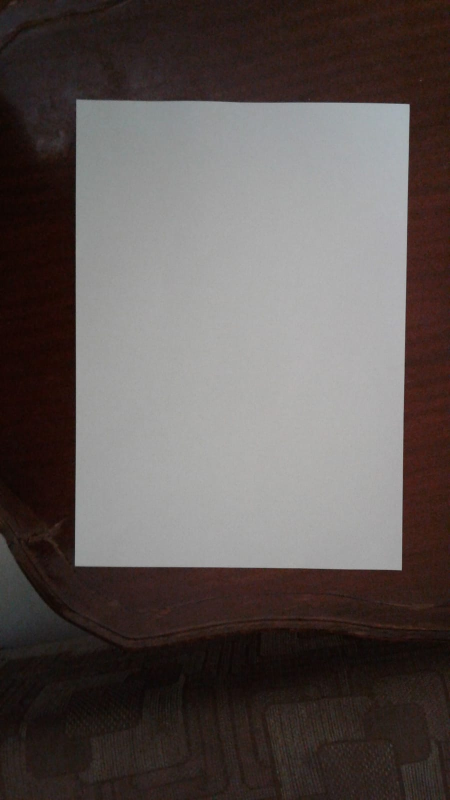
#> input picture 4.jpg, 900 x 1600 px (shown at 1/2 size)
$ python thresholding.py
#> lines starting #> are read from the running program, lines starting #| are printed output that depends on the picture; after the words box and inside, x2 and y2 are one past the last pixel; in counts of white or black regions, pixels touching at a corner belong together
import cv2

image = cv2.imread("4.jpg")
#> image is the input picture: shape (1600, 900, 3); mean B, G, R 83.4, 85.6, 93.6
ratio = image.shape[0] / 500.0
#> ratio = 3.2
orig = image.copy()
image = cv2.resize(image, (500, 800))
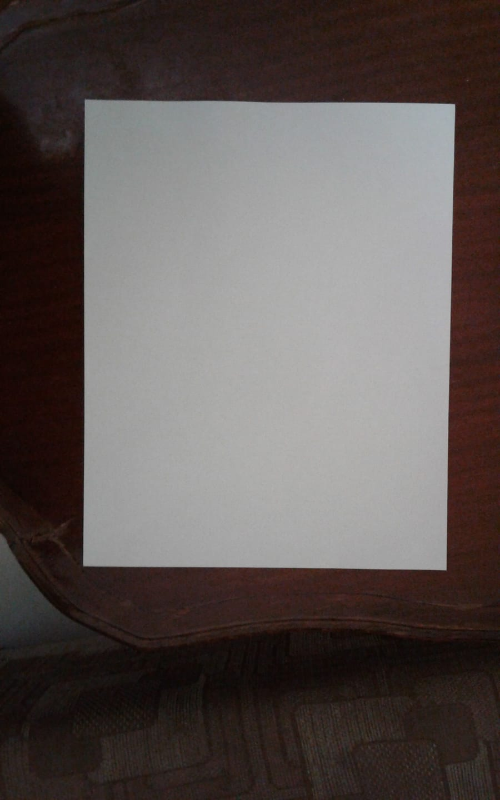
#> image: shape (800, 500, 3); mean B, G, R 83.4, 85.6, 93.7

# convert the image to grayscale, blur it, and find edges
# in the image
gray = cv2.cvtColor(image, cv2.COLOR_BGR2GRAY)
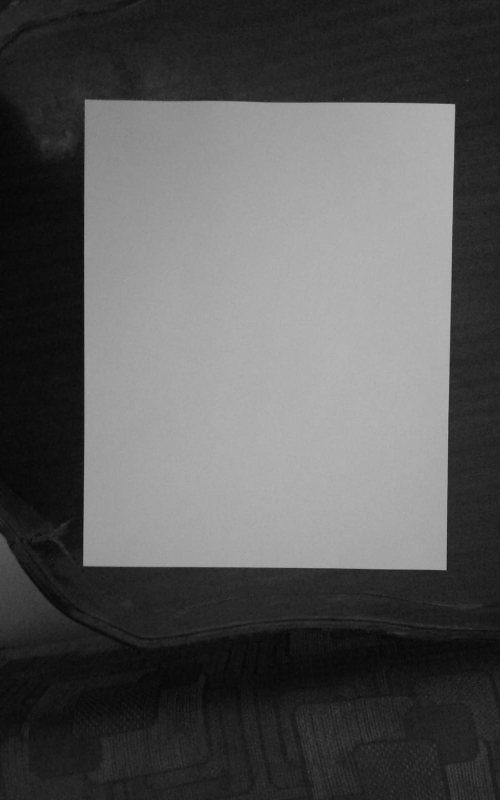
#> gray: shape (800, 500); min 5, max 181, mean 87.8
gray = cv2.GaussianBlur(gray, (5, 5), 0)
edged = cv2.Canny(gray, 75, 200)
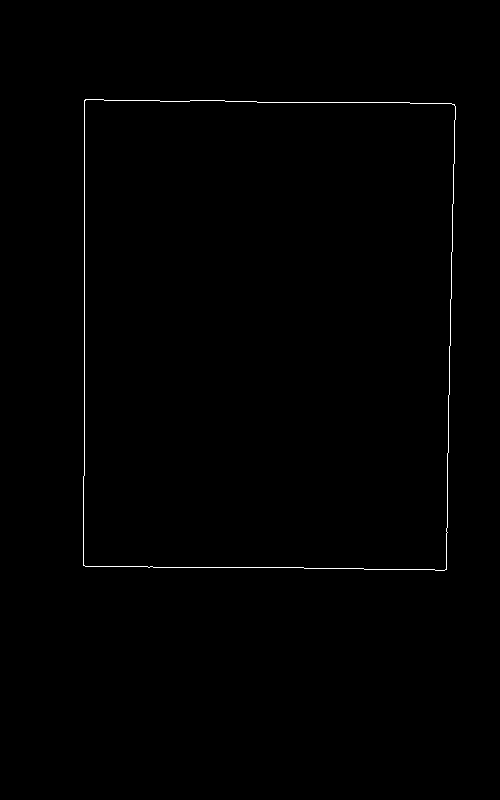
#> edged: shape (800, 500); 0.42% white in thin lines or dots, all inside (x1, y1, x2, y2) = (83, 99, 456, 571)

(cnts, _) = cv2.findContours(edged.copy(), cv2.RETR_LIST, cv2.CHAIN_APPROX_SIMPLE)
#> cnts = 2 contours; box (x1, y1, x2, y2) and area: (83, 99, 456, 571) 170678, (83, 99, 456, 571) 170676
cnts = sorted(cnts, key=cv2.contourArea, reverse=True)[:5]

# loop over the contours
screenCnt = None
for c in cnts:
    # approximate the contour
    peri = cv2.arcLength(c, True)
    approx = cv2.approxPolyDP(c, 0.02 * peri, True)

    # if our approximated contour has four points, then we
    # can assume that we have found our screen
    if len(approx) == 4:
        screenCnt = approx
        break
#> this loop made 1 pass
#> (peri, screenCnt) on pass 1: (1675, [[85, 99], [83, 565], [446, 569], [454, 104]])

if screenCnt is not None:
    cv2.drawContours(image, [screenCnt], -1, (0, 255, 0), 2)
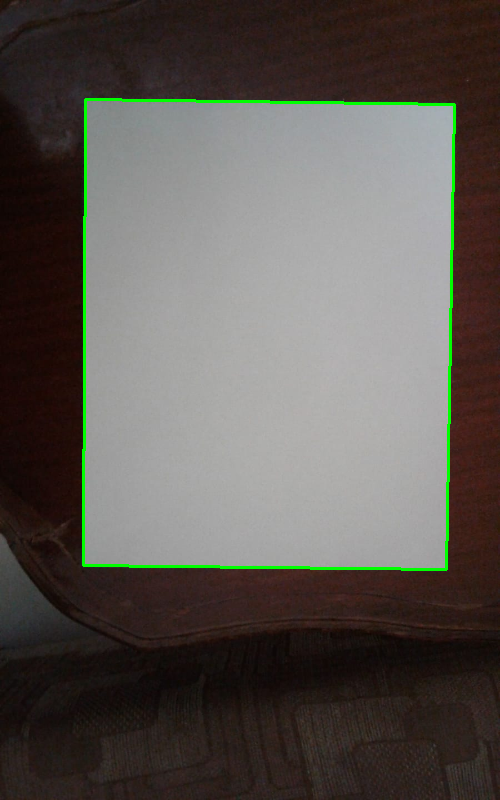
#> image: shape (800, 500, 3); 1.25% of pixels changed, all inside (x1, y1, x2, y2) = (82, 98, 456, 571)

print(screenCnt)
#| [[[ 85  99]]
#|  [[ 83 565]]
#|  [[446 569]]
#|  [[454 104]]]
cv2.imshow("", image)
cv2.waitKey(0)

$ run again, with 1.jpg copied over 4.jpg
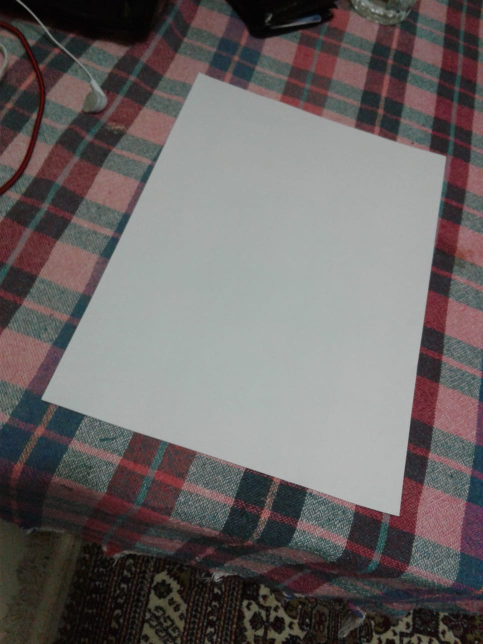
#> input picture 1.jpg, 966 x 1288 px (shown at 1/2 size)
#> image is the input picture: shape (1288, 966, 3); mean B, G, R 100.7, 101.1, 106.6
#> image: shape (800, 500, 3)
#> `gray = cv2.cvtColor(image, cv2.COLOR_BGR2GRAY)`:
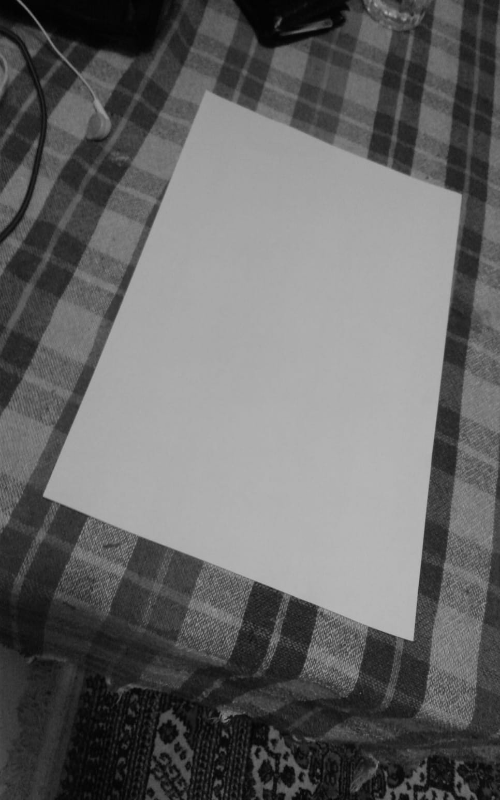
#> gray: shape (800, 500); min 1, max 185, mean 102.6
#> `edged = cv2.Canny(gray, 75, 200)`:
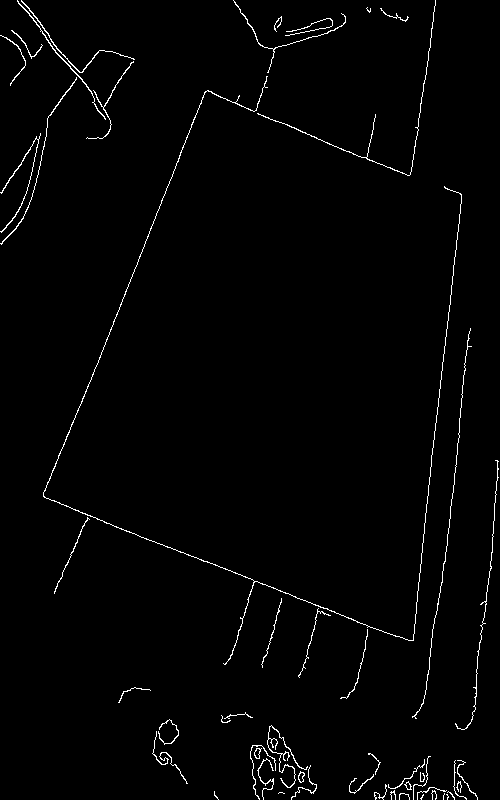
#> edged: shape (800, 500); 1.6% white in thin lines or dots
#> `(cnts, _) = cv2.findContours(edged.copy(), cv2.RETR_LIST, cv2.CHAIN_AP..`: cnts = 54 contours, 31 with area under 20; largest, box (x1, y1, x2, y2) and area: (43, 76, 462, 665) 140, (17, 0, 106, 120) 83, (21, 0, 135, 73) 71, (267, 725, 308, 788) 60, (0, 133, 41, 233) 54
#> `cnts = sorted(cnts, key=cv2.contourArea, reverse=True)[:5]`: cnts = 5 contours; box (x1, y1, x2, y2) and area: (43, 76, 462, 665) 140, (17, 0, 106, 120) 83, (21, 0, 135, 73) 71, (267, 725, 308, 788) 60, (0, 133, 41, 233) 54
#> the loop `for c in cnts:` made 5 passes
#> peri on passes 1, 3, 4, 5: 3198.6, 333.6, 478.9, 380.4

$ run again, with 2.jpg copied over 4.jpg
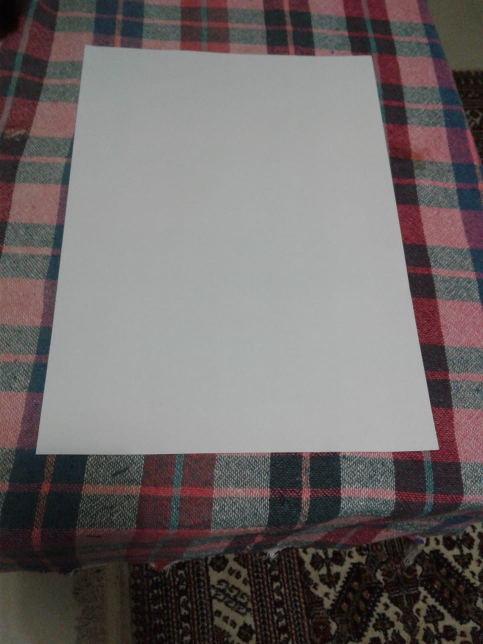
#> input picture 2.jpg, 966 x 1288 px (shown at 1/2 size)
#> image is the input picture: shape (1288, 966, 3); mean B, G, R 104.6, 105.2, 111.1
#> `edged = cv2.Canny(gray, 75, 200)`:
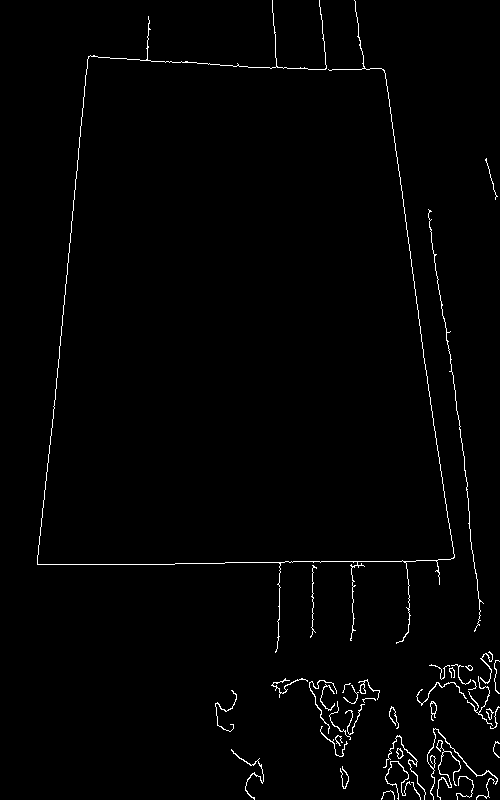
#> edged: shape (800, 500); 1.4% white in thin lines or dots
#> `(cnts, _) = cv2.findContours(edged.copy(), cv2.RETR_LIST, cv2.CHAIN_AP..`: cnts = 48 contours, 28 with area under 20; largest, box (x1, y1, x2, y2) and area: (37, 0, 455, 653) 81, (436, 740, 461, 800) 69, (427, 728, 498, 800) 68, (430, 701, 437, 721) 60, (358, 679, 380, 700) 49
#> `cnts = sorted(cnts, key=cv2.contourArea, reverse=True)[:5]`: cnts = 5 contours; box (x1, y1, x2, y2) and area: (37, 0, 455, 653) 81, (436, 740, 461, 800) 69, (427, 728, 498, 800) 68, (430, 701, 437, 721) 60, (358, 679, 380, 700) 49
#> the loop `for c in cnts:` made 3 passes
#> (peri, screenCnt) on pass 3: (425.6, [[433, 728], [433, 799], [435, 728], [496, 783]])
#> `cv2.drawContours(image, [screenCnt], -1, (0, 255, 0), 2)`:
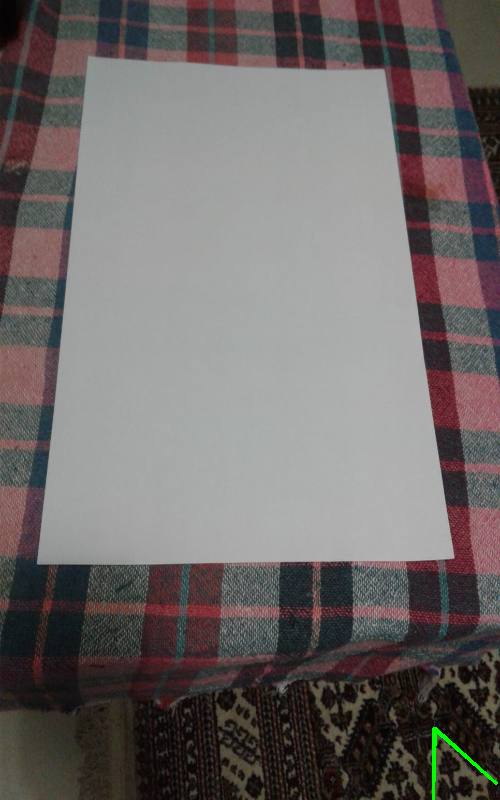
#> image: shape (800, 500, 3); mean B, G, R 104.5, 105.4, 110.9
#| [[[433 728]]
#|  [[433 799]]
#|  [[435 728]]
#|  [[496 783]]]
